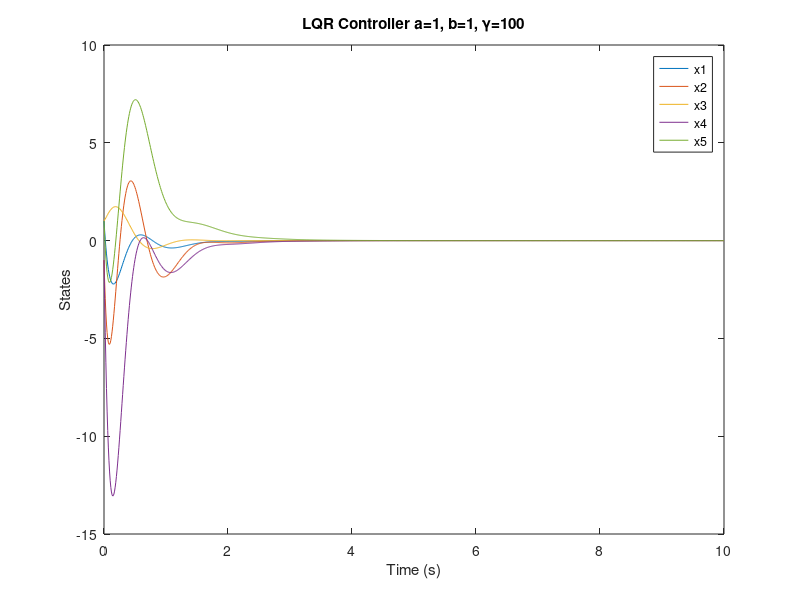
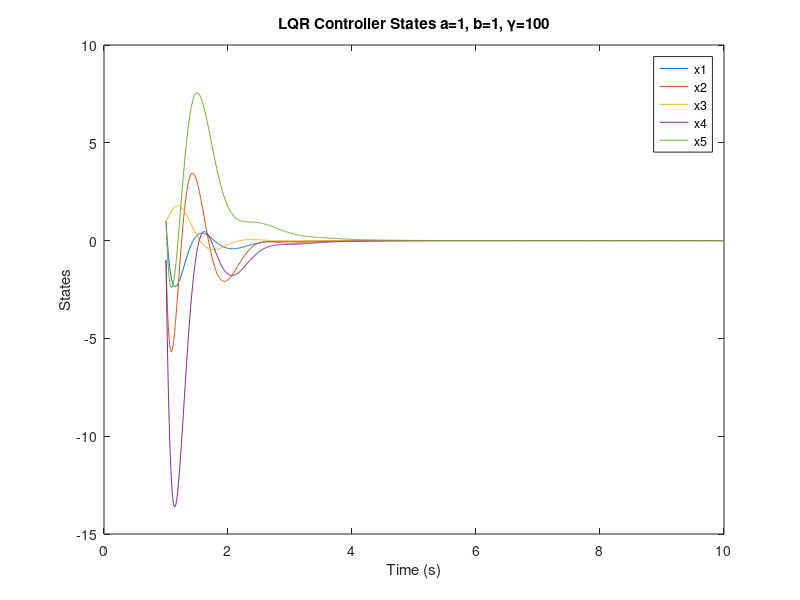
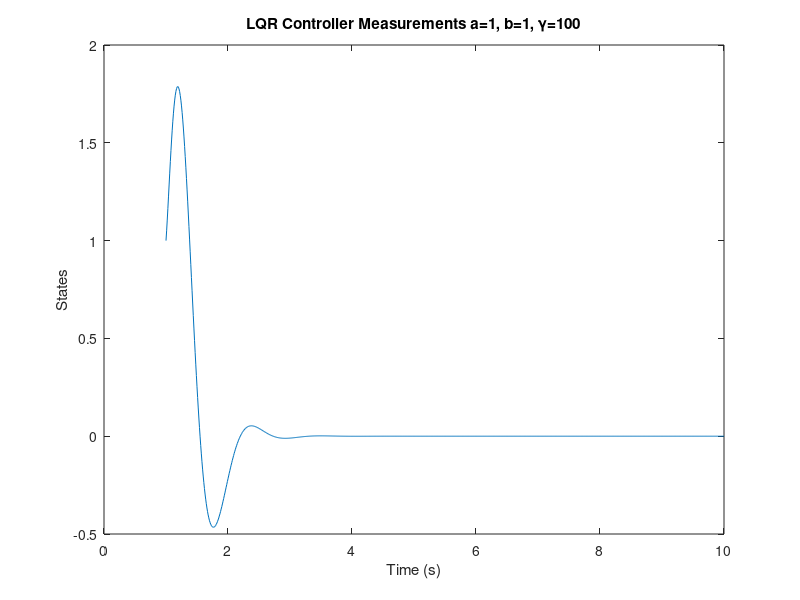
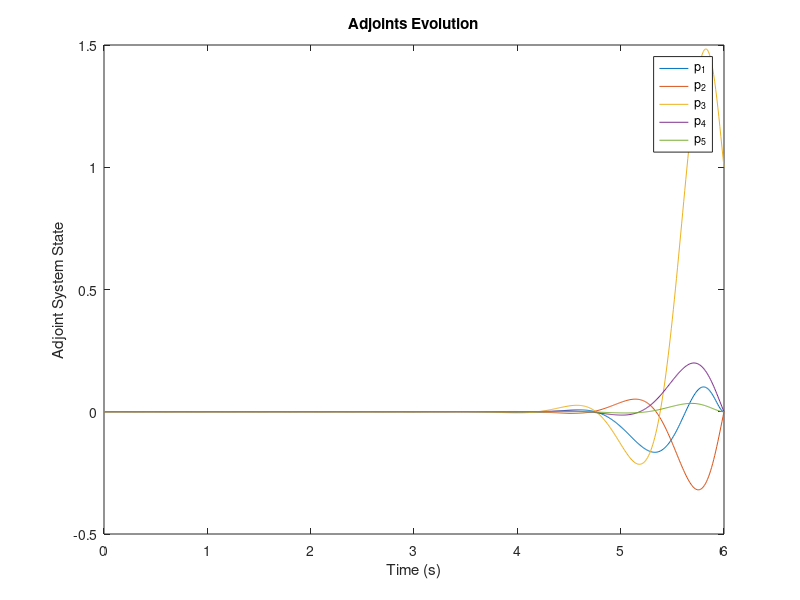

Write the MATLAB code that produced these figures, in order. (Note: this script raises an error after producing the figures.)
% ASEN-6015 Hwk 3 

% a) gamma, a, b neq 0
% b) a, b = 0
% c) gamma neq 0, a or b new 0

clear
close all
clc
a = 1;              % lower a results in lower J and better response
b = 1 ;              % lower b results in lower J, but lower response
q = 100;            % lower q results in lower J
x0 = [1 -1 1 -1 1]';
dt = 0.01;
tsim = 1:dt:10;
u = zeros(2,length(tsim));
%u(:,1) = 1;         % impulse function

cost = @(x,y) y.*x.^2;
% integral J = 1/3 x3^3
A = [5 0 3 0 1;
     3 0 0 -2 0;
     0 -2 4 1 0;
     1 3 -4 1 3;
     0 2 2 0 -1];

B = [0 1; 
     0 2;
     0 0;
     1 3;
     1 1];

C = [0 0 1 0 0];
D = [];
Q = [0 0 0 0 0;
    0 0 0 0 0;
    0 0 q 0 0;
    0 0 0 0 0;
    0 0 0 0 0];

R = [a 0; 0 b];

i=1;
[K,P,poles] = lqr(A,B,Q,R);

H = A-B*K;
eig(H)  ;    % is closed loop system symptotically stable?

S = Q + K'*R*K;
eig(S)   ;   % is S PSD or PD?
sys1 = ss(H,B,C,D);

J(i) = x0'*P*x0   ;    % minimize J by adjusting P/K

[ycalc, tout, xcalc] = initial(sys1,x0,tsim);

figure(1)
plot(tout,xcalc)
title('LQR Controller a=1, b=1, \gamma=100')
xlabel('Time (s)');
ylabel('States');
legend('x1','x2','x3','x4','x5');

x = x0;

for i = 1:length(tsim)
    xdot(:,i) = H*x(:,i) + B*u(:,i);
    x(:,i+1) = x(:,i) + xdot(:,i)*dt;
    y(i) = C * x(:,i);
end

figure(2)
plot(tsim,x(:,1:end-1))
title('LQR Controller States a=1, b=1, \gamma=100')
xlabel('Time (s)');
ylabel('States');
legend('x1','x2','x3','x4','x5');
 
figure(3)
plot(tsim,y)
title('LQR Controller Measurements a=1, b=1, \gamma=100')
xlabel('Time (s)');
ylabel('States');


% Problem 2
% part a
L = eye(5);
Rwi = [0.1 0.2 0.1 0.3 0.2]';
%wt = randn(5)*Rwi';

% use method of adjoints

tbw = 6:-dt:0;  % integrate backwards at t=6 .. t=0
pdot = @(A,p) -A'*p;
p0 = C';
[tout,pout] = ode45(@(t,p) pdot(H,p),tbw,p0); % find history of adjoints
xp = x0;
Ey=zeros(5,1);
% integrate forward in time
for i = 1:length(tout)
    wt = randn(5)*Rwi;     % generate random noise
    xdotp(:,i) = H*xp(:,i) + L*wt;
    xp(:,i+1) = xp(:,i) + xdotp(:,i)*dt;
    yp(i) = pout(i,:) * xp(:,i);
    dEy = pout(i,:)*L*Rwi*L'*pout(i,:)';
    Ey = Ey + dEy*dt;
end

figure(4) 
plot(tout,pout)
title('Adjoints Evolution')
xlabel('Time (s)')
ylabel('Adjoint System State')
legend('p_1','p_2','p_3','p_4','p_5','Location','best');

tout = flip(tout);
figure(5)
plot(tout,yp);
title('Measurement over Time (Adjoints)')
xlabel('Time (s)')
ylabel('Measurement (x_3)')

% part B
% Full LQR solution to system with NO noise
K0 = zeros(5);

[tkout,kout] = ode45(@(t,k) Kdot(k,A,B,R,Q),tbw,K0); % find history of K
xstar(:,1) = x0;
kout = reshape(kout.',5,5,[]);
tkout = flip(tkout);

for i = 1:length(tkout)
    k = kout(:,:,length(tkout)+1-i);
    ustar = -inv(R)*B'*k;
    xdotstar(:,i) = A*xstar(:,i) + B*ustar*xstar(:,i);
    xstar(:,i+1) = xstar(:,i) + xdotstar(:,i)*dt;
    ystar(i) = C * xstar(:,i);
    % calculate cost ... 
end

figure(6)
plot(tkout,ystar)
title('Measurement over Time (Optimal LQR)')
xlabel('Time (s)')
ylabel('Measurement (x_3)')

figure(7)
plot(tkout,xstar(:,1:end-1))
title('Optimal LQR Controller States a=1, b=1, \gamma=100')
xlabel('Time (s)');
ylabel('States');
legend('x1','x2','x3','x4','x5');
 

function dk = Kdot(K,A,B,R,Q)
    k = reshape(K,size(A));
    kdot = -k*A + k*B*inv(R)*B'*k - Q - A'*k;
    dk = kdot(:);
end
